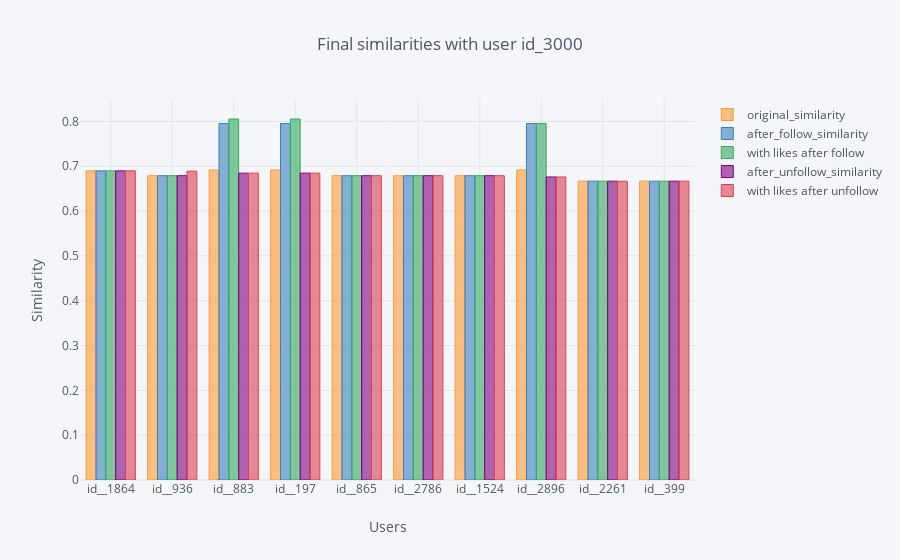

Notebook source saved alongside this figure:
### Code cell
end_similarity.iplot(kind='bar', x='plan_ori_id', title='Final similarities with user id_3000', 
            yTitle='Similarity', xTitle='Users')

### Figure 1 — Plotly figure (JSON) as saved in the notebook; plotly's stock layout.template omitted (floating-point values rounded to 4 significant figures)
{"data": [{"marker": {"color": "rgba(255, 153, 51, 0.6)", "line": {"color": "rgba(255, 153, 51, 1.0)", "width": 1}}, "name": "original_similarity", "orientation": "v", "text": "", "type": "bar", "uid": "44affc1b-9d32-4790-b303-9867937bf730", "x": ["id__1864", "id__936", "id__883", "id__197", "id__865", "id__2786", "id__1524", "id__2896", "id__2261", "id__399"], "y": [0.6897, 0.6789, 0.6916, 0.6916, 0.6789, 0.6789, 0.6789, 0.6916, 0.6667, 0.6667]}, {"marker": {"color": "rgba(55, 128, 191, 0.6)", "line": {"color": "rgba(55, 128, 191, 1.0)", "width": 1}}, "name": "after_follow_similarity", "orientation": "v", "text": "", "type": "bar", "uid": "4a2d6194-b8dd-41e8-9ec2-4fd066b16649", "x": ["id__1864", "id__936", "id__883", "id__197", "id__865", "id__2786", "id__1524", "id__2896", "id__2261", "id__399"], "y": [0.6897, 0.6789, 0.7953, 0.7953, 0.6789, 0.6789, 0.6789, 0.7953, 0.6667, 0.6667]}, {"marker": {"color": "rgba(50, 171, 96, 0.6)", "line": {"color": "rgba(50, 171, 96, 1.0)", "width": 1}}, "name": "with likes after follow", "orientation": "v", "text": "", "type": "bar", "uid": "c9beca00-c7d8-4e28-8403-ec46a6b29a0c", "x": ["id__1864", "id__936", "id__883", "id__197", "id__865", "id__2786", "id__1524", "id__2896", "id__2261", "id__399"], "y": [0.6897, 0.6789, 0.8053, 0.8053, 0.6789, 0.6789, 0.6789, 0.7953, 0.6667, 0.6667]}, {"marker": {"color": "rgba(128, 0, 128, 0.6)", "line": {"color": "rgba(128, 0, 128, 1.0)", "width": 1}}, "name": "after_unfollow_similarity", "orientation": "v", "text": "", "type": "bar", "uid": "4eea15f8-ed17-4577-bb9c-d9d92dad74fc", "x": ["id__1864", "id__936", "id__883", "id__197", "id__865", "id__2786", "id__1524", "id__2896", "id__2261", "id__399"], "y": [0.6897, 0.6789, 0.6845, 0.6845, 0.6789, 0.6789, 0.6789, 0.676, 0.6667, 0.6667]}, {"marker": {"color": "rgba(219, 64, 82, 0.6)", "line": {"color": "rgba(219, 64, 82, 1.0)", "width": 1}}, "name": "with likes after unfollow", "orientation": "v", "text": "", "type": "bar", "uid": "c0ba001e-ae4a-4757-be3a-362a3212bddb", "x": ["id__1864", "id__936", "id__883", "id__197", "id__865", "id__2786", "id__1524", "id__2896", "id__2261", "id__399"], "y": [0.6897, 0.6889, 0.6845, 0.6845, 0.6789, 0.6789, 0.6789, 0.676, 0.6667, 0.6667]}], "layout": {"legend": {"bgcolor": "#F5F6F9", "font": {"color": "#4D5663"}}, "paper_bgcolor": "#F5F6F9", "plot_bgcolor": "#F5F6F9", "title": {"font": {"color": "#4D5663"}, "text": "Final similarities with user id_3000"}, "xaxis": {"gridcolor": "#E1E5ED", "showgrid": true, "tickfont": {"color": "#4D5663"}, "title": {"font": {"color": "#4D5663"}, "text": "Users"}, "zerolinecolor": "#E1E5ED"}, "yaxis": {"gridcolor": "#E1E5ED", "showgrid": true, "tickfont": {"color": "#4D5663"}, "title": {"font": {"color": "#4D5663"}, "text": "Similarity"}, "zerolinecolor": "#E1E5ED"}}}
